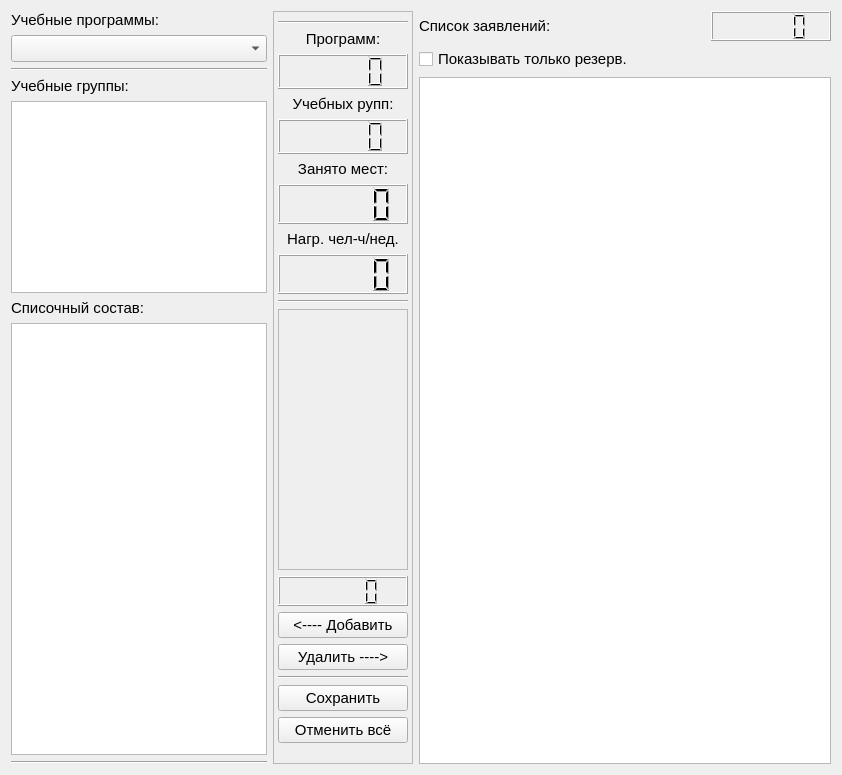
<?xml version="1.0" encoding="UTF-8"?>
<ui version="4.0">
 <class>tab3Form</class>
 <widget class="QWidget" name="tab3Form">
  <property name="geometry">
   <rect>
    <x>0</x>
    <y>0</y>
    <width>842</width>
    <height>775</height>
   </rect>
  </property>
  <property name="font">
   <font>
    <pointsize>11</pointsize>
   </font>
  </property>
  <property name="windowTitle">
   <string>Form</string>
  </property>
  <layout class="QHBoxLayout" name="horizontalLayout">
   <item>
    <layout class="QVBoxLayout" name="verticalLayout">
     <item>
      <widget class="QLabel" name="label">
       <property name="font">
        <font>
         <pointsize>11</pointsize>
         <weight>50</weight>
         <bold>false</bold>
        </font>
       </property>
       <property name="text">
        <string>Учебные программы:</string>
       </property>
      </widget>
     </item>
     <item>
      <widget class="QComboBox" name="tab3_program_box">
       <property name="font">
        <font>
         <pointsize>12</pointsize>
         <weight>50</weight>
         <bold>false</bold>
        </font>
       </property>
      </widget>
     </item>
     <item>
      <widget class="Line" name="line">
       <property name="orientation">
        <enum>Qt::Horizontal</enum>
       </property>
      </widget>
     </item>
     <item>
      <widget class="QLabel" name="label_2">
       <property name="font">
        <font>
         <pointsize>11</pointsize>
        </font>
       </property>
       <property name="text">
        <string>Учебные группы:</string>
       </property>
      </widget>
     </item>
     <item>
      <widget class="QTreeView" name="tab3_group_list">
       <property name="sizePolicy">
        <sizepolicy hsizetype="Preferred" vsizetype="Preferred">
         <horstretch>0</horstretch>
         <verstretch>0</verstretch>
        </sizepolicy>
       </property>
      </widget>
     </item>
     <item>
      <widget class="QLabel" name="label_3">
       <property name="font">
        <font>
         <pointsize>11</pointsize>
        </font>
       </property>
       <property name="text">
        <string>Списочный состав:</string>
       </property>
      </widget>
     </item>
     <item>
      <widget class="QTableView" name="tab3_sostav_table">
       <property name="sizePolicy">
        <sizepolicy hsizetype="Preferred" vsizetype="Expanding">
         <horstretch>0</horstretch>
         <verstretch>0</verstretch>
        </sizepolicy>
       </property>
      </widget>
     </item>
     <item>
      <widget class="Line" name="line_2">
       <property name="orientation">
        <enum>Qt::Horizontal</enum>
       </property>
      </widget>
     </item>
    </layout>
   </item>
   <item>
    <widget class="QFrame" name="frame">
     <property name="minimumSize">
      <size>
       <width>140</width>
       <height>0</height>
      </size>
     </property>
     <property name="frameShape">
      <enum>QFrame::StyledPanel</enum>
     </property>
     <property name="frameShadow">
      <enum>QFrame::Raised</enum>
     </property>
     <layout class="QVBoxLayout" name="verticalLayout_2">
      <property name="leftMargin">
       <number>4</number>
      </property>
      <property name="rightMargin">
       <number>4</number>
      </property>
      <property name="bottomMargin">
       <number>20</number>
      </property>
      <item>
       <widget class="Line" name="line_4">
        <property name="orientation">
         <enum>Qt::Horizontal</enum>
        </property>
       </widget>
      </item>
      <item>
       <widget class="QLabel" name="label_5">
        <property name="sizePolicy">
         <sizepolicy hsizetype="Preferred" vsizetype="Fixed">
          <horstretch>0</horstretch>
          <verstretch>0</verstretch>
         </sizepolicy>
        </property>
        <property name="text">
         <string>Программ:</string>
        </property>
        <property name="alignment">
         <set>Qt::AlignCenter</set>
        </property>
       </widget>
      </item>
      <item>
       <widget class="QLCDNumber" name="tab3_programm_lcd">
        <property name="sizePolicy">
         <sizepolicy hsizetype="Minimum" vsizetype="Fixed">
          <horstretch>0</horstretch>
          <verstretch>0</verstretch>
         </sizepolicy>
        </property>
        <property name="minimumSize">
         <size>
          <width>0</width>
          <height>35</height>
         </size>
        </property>
       </widget>
      </item>
      <item>
       <widget class="QLabel" name="label_6">
        <property name="sizePolicy">
         <sizepolicy hsizetype="Preferred" vsizetype="Fixed">
          <horstretch>0</horstretch>
          <verstretch>0</verstretch>
         </sizepolicy>
        </property>
        <property name="text">
         <string>Учебных рупп:</string>
        </property>
        <property name="alignment">
         <set>Qt::AlignCenter</set>
        </property>
       </widget>
      </item>
      <item>
       <widget class="QLCDNumber" name="tab3_groups_lcd">
        <property name="sizePolicy">
         <sizepolicy hsizetype="Minimum" vsizetype="Fixed">
          <horstretch>0</horstretch>
          <verstretch>0</verstretch>
         </sizepolicy>
        </property>
        <property name="minimumSize">
         <size>
          <width>0</width>
          <height>35</height>
         </size>
        </property>
       </widget>
      </item>
      <item>
       <widget class="QLabel" name="label_7">
        <property name="sizePolicy">
         <sizepolicy hsizetype="Preferred" vsizetype="Fixed">
          <horstretch>0</horstretch>
          <verstretch>0</verstretch>
         </sizepolicy>
        </property>
        <property name="text">
         <string>Занято мест:</string>
        </property>
        <property name="alignment">
         <set>Qt::AlignCenter</set>
        </property>
       </widget>
      </item>
      <item>
       <widget class="QLCDNumber" name="tab3_volume_lcd">
        <property name="sizePolicy">
         <sizepolicy hsizetype="Minimum" vsizetype="Fixed">
          <horstretch>0</horstretch>
          <verstretch>0</verstretch>
         </sizepolicy>
        </property>
        <property name="minimumSize">
         <size>
          <width>0</width>
          <height>40</height>
         </size>
        </property>
       </widget>
      </item>
      <item>
       <widget class="QLabel" name="label_8">
        <property name="sizePolicy">
         <sizepolicy hsizetype="Preferred" vsizetype="Fixed">
          <horstretch>0</horstretch>
          <verstretch>0</verstretch>
         </sizepolicy>
        </property>
        <property name="text">
         <string>Нагр. чел-ч/нед.</string>
        </property>
        <property name="alignment">
         <set>Qt::AlignCenter</set>
        </property>
       </widget>
      </item>
      <item>
       <widget class="QLCDNumber" name="tab3_ned_lcd">
        <property name="sizePolicy">
         <sizepolicy hsizetype="Minimum" vsizetype="Fixed">
          <horstretch>0</horstretch>
          <verstretch>0</verstretch>
         </sizepolicy>
        </property>
        <property name="minimumSize">
         <size>
          <width>0</width>
          <height>40</height>
         </size>
        </property>
       </widget>
      </item>
      <item>
       <widget class="Line" name="line_5">
        <property name="orientation">
         <enum>Qt::Horizontal</enum>
        </property>
       </widget>
      </item>
      <item>
       <widget class="QFrame" name="frame_2">
        <property name="frameShape">
         <enum>QFrame::StyledPanel</enum>
        </property>
        <property name="frameShadow">
         <enum>QFrame::Raised</enum>
        </property>
       </widget>
      </item>
      <item>
       <widget class="QLCDNumber" name="tab3_counter_lcd">
        <property name="sizePolicy">
         <sizepolicy hsizetype="Minimum" vsizetype="Fixed">
          <horstretch>0</horstretch>
          <verstretch>0</verstretch>
         </sizepolicy>
        </property>
        <property name="minimumSize">
         <size>
          <width>0</width>
          <height>30</height>
         </size>
        </property>
       </widget>
      </item>
      <item>
       <widget class="QPushButton" name="tab3_add_button">
        <property name="text">
         <string>&lt;---- Добавить</string>
        </property>
        <attribute name="buttonGroup">
         <string notr="true">tab3_button_group</string>
        </attribute>
       </widget>
      </item>
      <item>
       <widget class="QPushButton" name="tab3_del_button">
        <property name="text">
         <string>Удалить ----&gt;</string>
        </property>
        <attribute name="buttonGroup">
         <string notr="true">tab3_button_group</string>
        </attribute>
       </widget>
      </item>
      <item>
       <widget class="Line" name="line_3">
        <property name="orientation">
         <enum>Qt::Horizontal</enum>
        </property>
       </widget>
      </item>
      <item>
       <widget class="QPushButton" name="tab3_commit_button">
        <property name="minimumSize">
         <size>
          <width>0</width>
          <height>0</height>
         </size>
        </property>
        <property name="text">
         <string>Сохранить</string>
        </property>
        <attribute name="buttonGroup">
         <string notr="true">tab3_button_group</string>
        </attribute>
       </widget>
      </item>
      <item>
       <widget class="QPushButton" name="tab3_cancel_button">
        <property name="text">
         <string>Отменить всё</string>
        </property>
        <attribute name="buttonGroup">
         <string notr="true">tab3_button_group</string>
        </attribute>
       </widget>
      </item>
     </layout>
    </widget>
   </item>
   <item>
    <layout class="QVBoxLayout" name="verticalLayout_3">
     <item>
      <layout class="QHBoxLayout" name="horizontalLayout_2">
       <property name="topMargin">
        <number>0</number>
       </property>
       <item>
        <widget class="QLabel" name="label_4">
         <property name="font">
          <font>
           <pointsize>11</pointsize>
          </font>
         </property>
         <property name="text">
          <string>Список заявлений:</string>
         </property>
        </widget>
       </item>
       <item>
        <widget class="QLCDNumber" name="tab3_reserv_lcd">
         <property name="minimumSize">
          <size>
           <width>0</width>
           <height>30</height>
          </size>
         </property>
         <property name="maximumSize">
          <size>
           <width>120</width>
           <height>16777215</height>
          </size>
         </property>
        </widget>
       </item>
      </layout>
     </item>
     <item>
      <widget class="QCheckBox" name="tab3_only_free">
       <property name="text">
        <string>Показывать только резерв.</string>
       </property>
      </widget>
     </item>
     <item>
      <widget class="QTableView" name="tab3_users_table">
       <attribute name="horizontalHeaderShowSortIndicator" stdset="0">
        <bool>true</bool>
       </attribute>
      </widget>
     </item>
    </layout>
   </item>
  </layout>
 </widget>
 <resources/>
 <connections/>
 <buttongroups>
  <buttongroup name="tab3_button_group"/>
 </buttongroups>
</ui>
